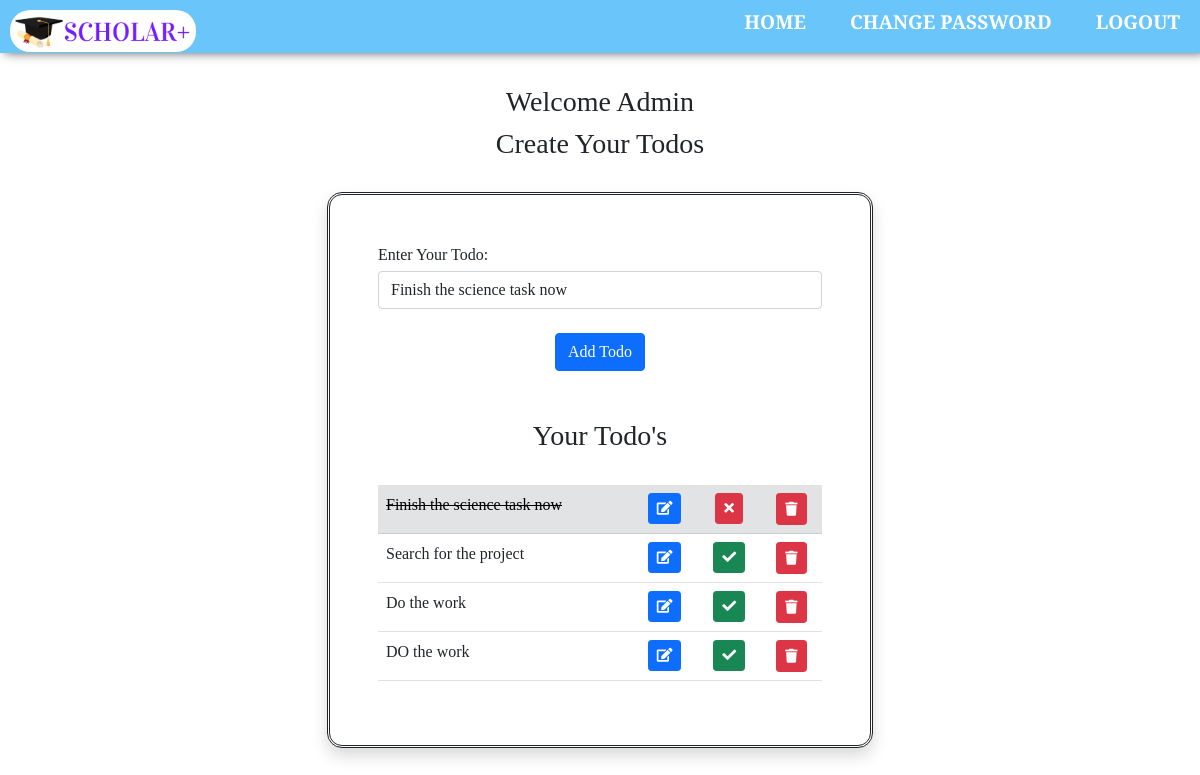
The page /edit/13 (signed in) on the database its author committed.
### app/models.py (models this page shows, shortened)
class todo_list(models.Model):
    user = models.ForeignKey(User, on_delete=models.CASCADE)
    desc = models.CharField(max_length=200)
    done = models.BooleanField(default=False)

### app/views.py (the view)
# urls.py: path('edit/<todo_id>', views.edit, name="edit"),
def edit(request, todo_id):
    if request.user.is_authenticated:
        if request.method == 'POST':
            user = request.user
            todo = todo_list.objects.get(pk=todo_id, user=user)
            form = Todo_Form(request.POST or None, instance=todo)
            if form.is_valid():
                form.save()
                messages.success(request, ('Todo Has Been Edited!'))
            return redirect('todo')
        else:
            user = request.user
            todo = todo_list.objects.get(pk=todo_id, user=user)
            form = Todo_Form(request.POST or None, instance=todo)
            alllist = todo_list.objects.filter(user=user)
            return render(request, 'todo.html', {'form': form, 'alllist': alllist})

### app/forms.py
class Todo_Form(forms.ModelForm):
    desc = forms.CharField(
        label='Enter Your Todo', widget=forms.TextInput(attrs={'class': 'form-control'}))
    class Meta:
        model = todo_list
        fields = ['desc']

### app/templates/todo.html (shortened to what this page needs)
{% load static %}
<!doctype html>
<html lang="en">
  <head>
    <link rel="stylesheet" href="/static/css/logincss.css">
    <link href="https://cdn.jsdelivr.net/npm/bootstrap@5.1.2/dist/css/bootstrap.min.css" rel="stylesheet">
    <link
      rel="stylesheet"
      href="https://use.fontawesome.com/releases/v5.8.1/css/all.css"
    />
  </head>
  <body>
 <div class="banner">
            <div class="navbar">
                <img src="/static/images/logo.png" class="logo">
                 <ul>
                <li><a href="{% url 'homepage' %}" style="color:white"><b>HOME</b></a></li>
                <li><a href="{% url 'changepassword' %}" style="color:white"><b>CHANGE PASSWORD</b></a></li>
                <li><a href="{% url 'logout' %}" style="color:white"><b>LOGOUT</b></a></li>
                </ul>
            </div>
{% if request.user.is_authenticated %}
<div class="container">
      <div class="row my-3">
        <div class="col-sm-6 offset-sm-3 mt-3">
        <h3 align="center">Welcome {{request.user.username|capfirst}}</h3>
        <h3 align="center">Create Your Todos</h3>
          <br />
{% endif %}
          <form action="" method="post" novalidate class="shadow p-5 mb-5"  style="border-radius:15px ; border-style:solid ; border-style: double; background-color: white" ;>
          {% for fm in form %}
              <div class="form-group mb-4">
              <div class="forlabel mb-1">
              {{fm.label_tag}}</div>{{fm}}
              </div>
            {% endfor %}
            <div class="buttonone mt-1" align="center">
            <input type="submit" value="Add Todo" class="btn btn-primary"/>
            <br />
          </form>
        <div class="newone mt-5">
        <h3 align="center">Your Todo's</h3>
          <br />
          </div>
          {% if alllist %}
          <table class="table table-hover table-light-bordered" >
          {% for todo in alllist %}
          {% if todo.done %}
            <tr class="table-secondary">
              <td class="cross_off">{{  todo.desc  }}</a></td>
              <td><center><a href="{% url 'edit' todo.id %}" class="btn btn-sm btn-primary mr-3"><i class="fas fa-edit"></i></a></center></td>
              <td><center><a href="{% url 'notdone_todo' todo.id %}" class="btn btn-sm btn-danger mr-3"><i class="fa fa-times" aria-hidden="true"></i></a></center></td>
              <td><center><a href= "{% url 'delete' todo.id %}" class="btn btn-sm btn-danger mr-3"><i class="fa fa-trash mx-0 my-1" align="center" aria-hidden="true"></i></a></center></td>
            </tr>
          {% else %}
            <tr>
              <td>{{  todo.desc  }}</a></td>
              <td><center><a href="{% url 'edit' todo.id %}" class="btn btn-sm btn-primary mr-3"><i class="fas fa-edit"></i></a></center></td>
              <td><center><a href="{% url 'done_todo' todo.id %}" class="btn btn-sm btn-success mr-3"><i class="fa fa-check" aria-hidden="true"></i></a></center></td>
              <td><center><a href= "{% url 'delete' todo.id %}" class="btn btn-sm btn-danger mr-3"><i class="fa fa-trash mx-0 my-1" align="center" aria-hidden="true"></i></a></center></td>
            </tr>
          {% endif %}
          {% endfor %}
          </table>
          {% endif %}
          </div>
          </div>
          </div>
          </div>
  </body>
</html>

### app/static/css/logincss.css (style rules this page uses)
* { margin: 0; padding: 0; font-family: 'Arvo', serif; }
.banner { width: 100%; height: 100vh; background-size: cover; background-position: center; }
.navbar { width: 100%; margin: auto; padding: 15px 0; display: flex; align-items: center; justify-content: space-between; background-color:rgb(106, 197, 250);; box-shadow: 5px 0px 10px rgb(97, 96, 96); font-family:'Times New Roman', Times, serif; height: 1.4cm; }
.logo { width: 186px; cursor: pointer; border-radius: 20px; margin-left: 10px; float: left }
.navbar ul li { list-style: none; display: inline-block; margin: 0 20px; position: relative; }
.navbar ul li a { text-decoration: none; color: rgb(255, 255, 255); text-transform: uppercase; font-size:120%; font-family:Cambria, Cochin, Georgia, Times, 'Times New Roman', serif; }
.navbar ul li::after { content: ''; height: 3px; border-radius: 3px; width: 0; background:rgb(255, 255, 255); position: absolute; left: 0; bottom: -10px; transition: 0.07s; }
* { margin: 0; padding: 0; box-sizing: border-box; font-family: 'Arvo', serif; }
body { justify-content: center; align-items: center; display: flex; background-color: rgb(255, 255, 255); background-image: linear-gradient(rgba(255, 255, 255, 0.5),rgba(255, 255, 255, 0.5)),url(/static/images/background.jpg); min-height: 100vh; background-attachment: fixed; background-size: cover; background-position: left; }
.cross_off { text-decoration: line-through; }

### rows shown on the page
todo_list: form "Finish the science task now", desc "Finish the science task now"
todo_list: desc "Search for the project"
todo_list: desc "Do the work"
todo_list: desc "DO the work"

### other values the page prints
{{ request.user.username|capfirst }} "Admin"
{{ fm.label_tag }} "Enter Your Todo:"
